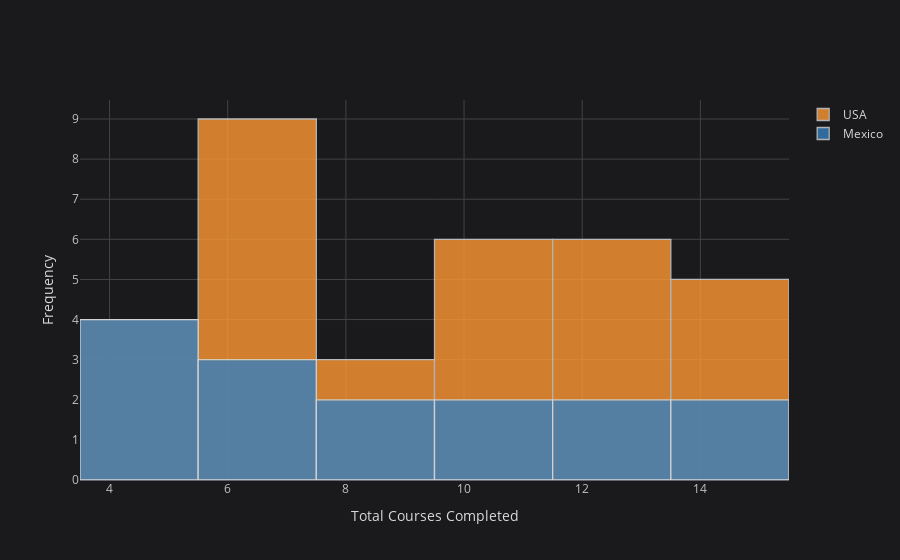

Notebook cell for this chart:
### Markdown cell above
##### Histograma

### Code cell
df_csv_pivot[['USA', 'Mexico']].iplot(kind='hist',
                                      xTitle='Total Courses Completed',
                                      yTitle='Frequency',)

### Figure 1 — Plotly figure (JSON) as saved in the notebook; plotly's stock layout.template omitted (floating-point values rounded to 4 significant figures)
{"data": [{"histfunc": "count", "histnorm": "", "marker": {"color": "rgba(255, 153, 51, 1.0)", "line": {"color": "#D9D9D9", "width": 1.3}}, "name": "USA", "opacity": 0.8, "orientation": "v", "type": "histogram", "x": [6, 14, 10, 6, 14, 10, 10, 8, 7, 10, 6, 15, 13, 11, 9, 6, 11, 15, 5, 13, 5, 5, 14, 12, 12, 5, 6, 13, 13, 7, 7, 6, 8]}, {"histfunc": "count", "histnorm": "", "marker": {"color": "rgba(55, 128, 191, 1.0)", "line": {"color": "#D9D9D9", "width": 1.3}}, "name": "Mexico", "opacity": 0.8, "orientation": "v", "type": "histogram", "x": [null, null, null, null, null, null, null, null, null, null, null, null, null, null, null, null, null, null, 5, 12, 15, 5, 6, 12, 11, 5, 5, 8, 6, 9, 15, 10, 6]}], "layout": {"barmode": "overlay", "legend": {"bgcolor": "#1A1A1C", "font": {"color": "#D9D9D9"}}, "paper_bgcolor": "#1A1A1C", "plot_bgcolor": "#1A1A1C", "title": {"font": {"color": "#D9D9D9"}}, "xaxis": {"gridcolor": "#434343", "showgrid": true, "tickfont": {"color": "#C2C2C2"}, "title": {"font": {"color": "#D9D9D9"}, "text": "Total Courses Completed"}, "zerolinecolor": "#666570"}, "yaxis": {"gridcolor": "#434343", "showgrid": true, "tickfont": {"color": "#C2C2C2"}, "title": {"font": {"color": "#D9D9D9"}, "text": "Frequency"}, "zerolinecolor": "#666570"}}}
